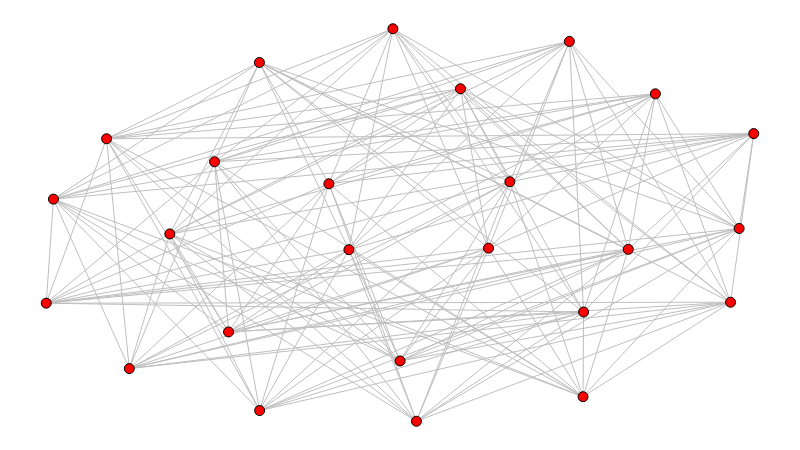

Write notebook code for a chart like this one.
### Markdown cell above
Simulação com visualização, quando todos os nós buscam reduzir a restrição de Burt:

### Code cell
def simulate(num_closers):
    g = build_graph()

    set_types(g, num_closers)

    initialize(g)

    while update(g):
        pass

    return g


num_closers = 0

g = simulate(num_closers)

sn.reset_positions(g)

sn.show_graph(g)

### Figure 1 — Plotly figure (JSON) as saved in the notebook; plotly's stock layout.template omitted (floating-point values rounded to 4 significant figures; data arrays with more than 128 entries replaced by an {"elided": "..."} marker saying what was removed)
{"data": [{"hoverinfo": "none", "line": {"color": "rgb(191, 191, 191)", "width": 1}, "mode": "lines", "type": "scatter", "uid": "a294a720-d89d-11e8-875c-784f43a1779a", "x": {"elided": "468 float values"}, "y": {"elided": "468 float values"}}, {"hoverinfo": "none", "marker": {"color": "rgb(255, 0, 0)", "line": {"color": "rgb(0, 0, 0)", "width": 1}, "size": 10}, "mode": "markers+text", "text": [], "textfont": {"color": "rgb(255, 255, 255)"}, "textposition": "middle center", "type": "scatter", "uid": "a294a838-d89d-11e8-875c-784f43a1779a", "x": [0.49, 0.4278, 0.861, 0.6251, 0.9794, 0.6553, 0.3016, 0.9672, 0.2577, 0.01016, 1, 0.7394, 0.7587, 0.7595, 0.2379, 0.1747, 0.3995, 0.1174, 0.5232, 0.3013, 0.5855, 0.5001, 0.08525, 0.8226, 0], "y": [1, 0.4371, 0.8341, 0.441, 0.4912, 0.6102, 0.02725, 0.3032, 0.2275, 0.5659, 0.7328, 0.9677, 0.06256, 0.2782, 0.661, 0.4772, 0.6051, 0.1342, 0, 0.9141, 0.8471, 0.1536, 0.7197, 0.438, 0.3009]}], "layout": {"height": 450, "margin": {"b": 0, "l": 0, "r": 0, "t": 0}, "showlegend": false, "width": 800, "xaxis": {"showgrid": false, "showticklabels": false, "zeroline": false}, "yaxis": {"showgrid": false, "showticklabels": false, "zeroline": false}}}
